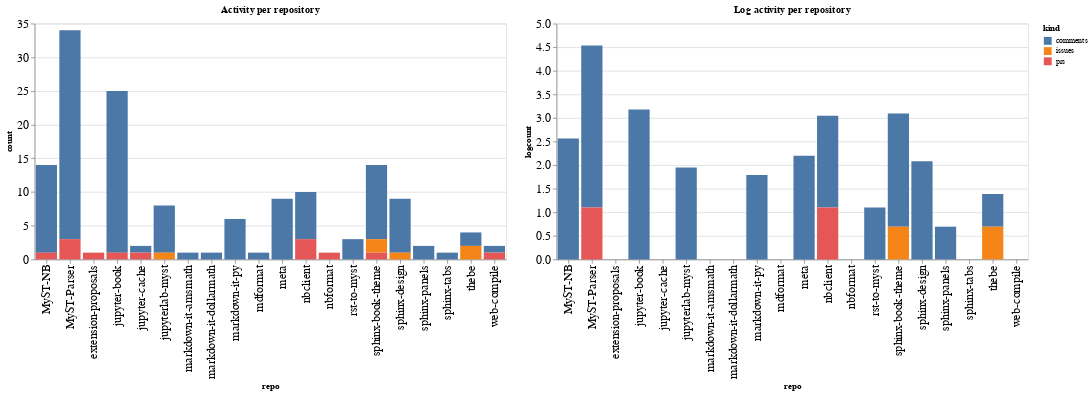

Notebook cell for this chart:
### Code cell
ch1 = alt.Chart(repo_summaries, width=600, title="Activity per repository").mark_bar().encode(
    x='repo',
    y='count',
    color='kind',
    tooltip="kind"
)

ch2 = alt.Chart(repo_summaries, width=600, title="Log activity per repository").mark_bar().encode(
    x='repo',
    y='logcount',
    color='kind',
    tooltip="kind"
)

ch1 | ch2

### Figure 1 — Vega-Lite specification as saved in the notebook (floating-point values rounded to 4 significant figures)
{"config": {"axisLeft": {"labelFontSize": 15}, "axisBottom": {"labelFontSize": 15}}, "hconcat": [{"mark": "bar", "encoding": {"color": {"type": "nominal", "field": "kind"}, "tooltip": {"type": "nominal", "field": "kind"}, "x": {"type": "nominal", "field": "repo"}, "y": {"type": "quantitative", "field": "count"}}, "title": "Activity per repository", "width": 600}, {"mark": "bar", "encoding": {"color": {"type": "nominal", "field": "kind"}, "tooltip": {"type": "nominal", "field": "kind"}, "x": {"type": "nominal", "field": "repo"}, "y": {"type": "quantitative", "field": "logcount"}}, "title": "Log activity per repository", "width": 600}], "data": {"name": "data-ac61044d9ae50e71fc7a84fe9cd81bd2"}, "$schema": "https://vega.github.io/schema/vega-lite/v4.8.1.json", "datasets": {"data-ac61044d9ae50e71fc7a84fe9cd81bd2": [{"repo": "MyST-NB", "kind": "comments", "count": 13, "logcount": 2.565}, {"repo": "MyST-NB", "kind": "prs", "count": 1, "logcount": 0.0}, {"repo": "MyST-Parser", "kind": "comments", "count": 31, "logcount": 3.434}, {"repo": "MyST-Parser", "kind": "prs", "count": 3, "logcount": 1.099}, {"repo": "extension-proposals", "kind": "prs", "count": 1, "logcount": 0.0}, {"repo": "jupyter-book", "kind": "comments", "count": 24, "logcount": 3.178}, {"repo": "jupyter-book", "kind": "prs", "count": 1, "logcount": 0.0}, {"repo": "jupyter-cache", "kind": "comments", "count": 1, "logcount": 0.0}, {"repo": "jupyter-cache", "kind": "prs", "count": 1, "logcount": 0.0}, {"repo": "jupyterlab-myst", "kind": "comments", "count": 7, "logcount": 1.946}, {"repo": "jupyterlab-myst", "kind": "issues", "count": 1, "logcount": 0.0}, {"repo": "markdown-it-amsmath", "kind": "comments", "count": 1, "logcount": 0.0}, {"repo": "markdown-it-dollarmath", "kind": "comments", "count": 1, "logcount": 0.0}, {"repo": "markdown-it-py", "kind": "comments", "count": 6, "logcount": 1.792}, {"repo": "mdformat", "kind": "comments", "count": 1, "logcount": 0.0}, {"repo": "meta", "kind": "comments", "count": 9, "logcount": 2.197}, {"repo": "nbclient", "kind": "comments", "count": 7, "logcount": 1.946}, {"repo": "nbclient", "kind": "prs", "count": 3, "logcount": 1.099}, {"repo": "nbformat", "kind": "prs", "count": 1, "logcount": 0.0}, {"repo": "rst-to-myst", "kind": "comments", "count": 3, "logcount": 1.099}, {"repo": "sphinx-book-theme", "kind": "comments", "count": 11, "logcount": 2.398}, {"repo": "sphinx-book-theme", "kind": "issues", "count": 2, "logcount": 0.6931}, {"repo": "sphinx-book-theme", "kind": "prs", "count": 1, "logcount": 0.0}, {"repo": "sphinx-design", "kind": "comments", "count": 8, "logcount": 2.079}, {"repo": "sphinx-design", "kind": "issues", "count": 1, "logcount": 0.0}, {"repo": "sphinx-panels", "kind": "comments", "count": 2, "logcount": 0.6931}, {"repo": "sphinx-tabs", "kind": "comments", "count": 1, "logcount": 0.0}, {"repo": "thebe", "kind": "comments", "count": 2, "logcount": 0.6931}, {"repo": "thebe", "kind": "issues", "count": 2, "logcount": 0.6931}, {"repo": "web-compile", "kind": "comments", "count": 1, "logcount": 0.0}, {"repo": "web-compile", "kind": "prs", "count": 1, "logcount": 0.0}]}}
